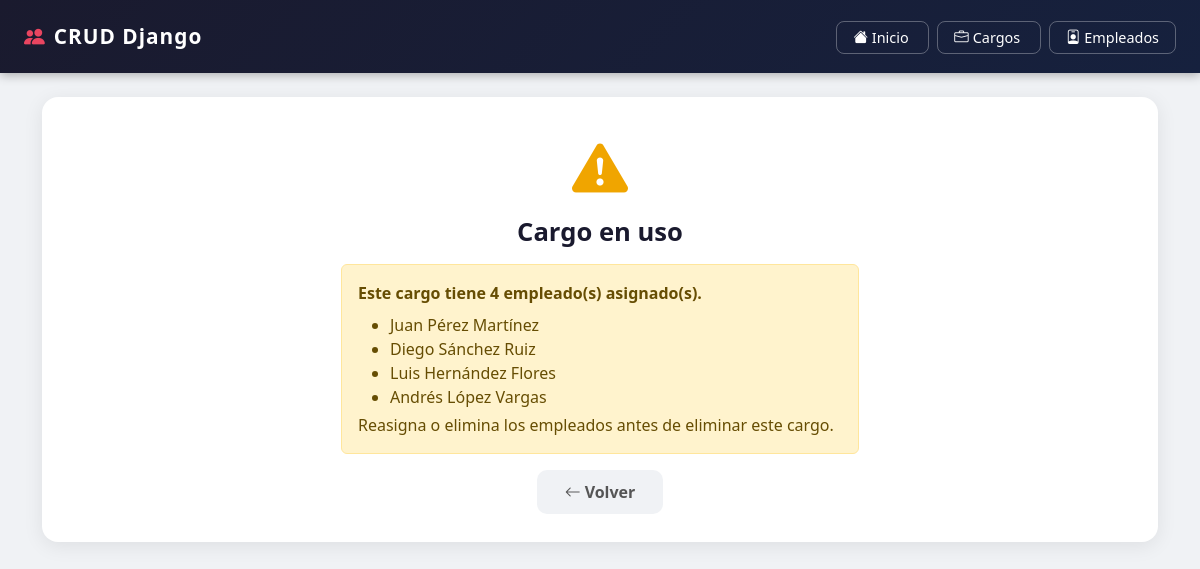
The page /cargos/eliminar/8/ on the database its author committed.
### empleados/models.py (models this page shows)
class Empleado(models.Model):
    nombres = models.CharField(max_length=100)
    apellidos = models.CharField(max_length=100)
    correo = models.EmailField()
    sueldo = models.DecimalField(max_digits=10, decimal_places=2)
    fecha_ingreso = models.DateField()
    cargo = models.ForeignKey(Cargo, on_delete=models.PROTECT)
    def __str__(self):
        return f'{self.nombres} {self.apellidos}'

### empleados/views.py (the view, shortened to what this page needs)
# urls.py: path('cargos/eliminar/<int:pk>/', views.cargo_eliminar, name='cargo_eliminar'),
def cargo_eliminar(request, pk):
    cargo = get_object_or_404(Cargo, pk=pk)
    empleados_asociados = cargo.empleado_set.all()
    return render(request, 'empleados/cargos/confirmar_eliminar.html', {
        'cargo': cargo,
        'empleados_asociados': empleados_asociados,
    })

### empleados/templates/empleados/cargos/confirmar_eliminar.html (shortened to what this page needs)
{% extends 'empleados/base.html' %}
{% block contenido %}
<div class="row justify-content-center">
    <div class="col-md-6 text-center">
        {% if error %}
        <div class="mb-3">
            <i class="bi bi-x-circle-fill" style="font-size:3.5rem; color:#e94560"></i>
            <h2 class="page-title mt-2">No se puede eliminar</h2>
        </div>
        <div class="alert alert-danger text-start">
            <strong>{{ error }}</strong>
            <hr>
            <p class="mb-1"><i class="bi bi-people-fill me-1"></i>Empleados asignados:</p>
            <ul class="mb-0">
                {% for emp in empleados_asociados %}
                <li>{{ emp }}</li>
                {% endfor %}
            </ul>
        </div>
        <a href="{% url 'cargo_listar' %}" class="btn-cancelar btn mt-2">
            <i class="bi bi-arrow-left me-1"></i>Volver
        </a>
        {% elif empleados_asociados %}
        <div class="mb-3">
            <i class="bi bi-exclamation-triangle-fill" style="font-size:3.5rem; color:#f0a500"></i>
            <h2 class="page-title mt-2">Cargo en uso</h2>
        </div>
        <div class="alert alert-warning text-start">
            <strong>Este cargo tiene {{ empleados_asociados.count }} empleado(s) asignado(s).</strong>
            <ul class="mt-2 mb-1">
                {% for emp in empleados_asociados %}
                <li>{{ emp }}</li>
                {% endfor %}
            </ul>
            <p class="mb-0">Reasigna o elimina los empleados antes de eliminar este cargo.</p>
        </div>
        <a href="{% url 'cargo_listar' %}" class="btn-cancelar btn">
            <i class="bi bi-arrow-left me-1"></i>Volver
        </a>
        {% endif %}
    </div>
</div>
{% endblock %}

### empleados/templates/empleados/base.html (style rules this page uses)
body { background-color: #f0f2f5; font-family: 'Segoe UI', sans-serif; }
.page-title { font-weight: 700; color: #1a1a2e; font-size: 1.6rem; }
.btn-cancelar { background-color: #f0f2f5; border: none; border-radius: 10px; padding: 10px 28px; font-weight: 600; color: #555; transition: all 0.2s; }

### rows shown on the page
Empleado: nombres+apellidos "Juan Pérez Martínez"
Empleado: nombres+apellidos "Diego Sánchez Ruiz"
Empleado: nombres+apellidos "Luis Hernández Flores"
Empleado: nombres+apellidos "Andrés López Vargas"

### other values the page prints
{{ empleados_asociados.count }} "4"
